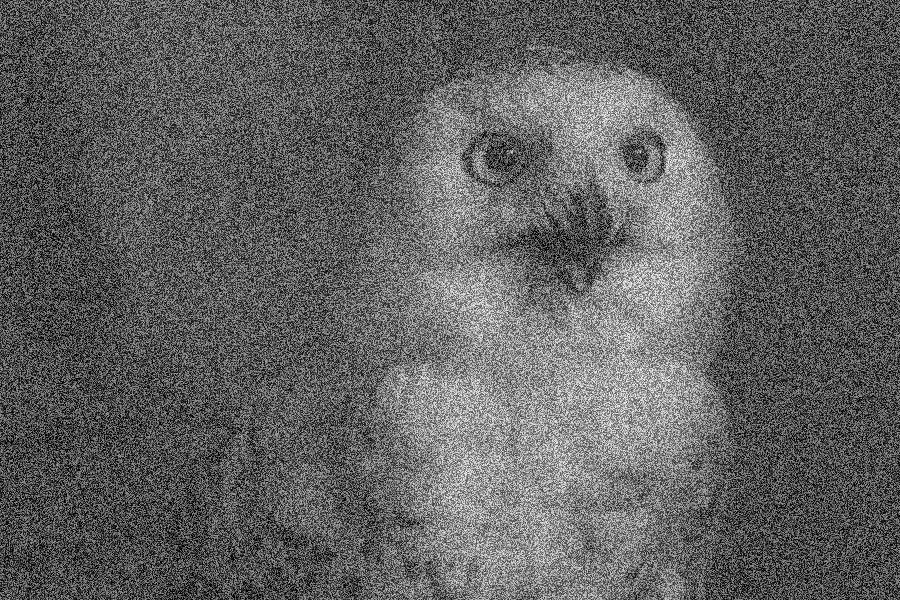
#> input picture Project/G30/G30.jpg, 900 x 600 px, found by its file name
$ python main.py
#> lines starting #> are read from the running program, lines starting #| are printed output that depends on the picture; after the words box and inside, x2 and y2 are one past the last pixel; in counts of white or black regions, pixels touching at a corner belong together
import numpy as np
import cv2
import matplotlib.pyplot as plt


name = "./G30.jpg"

# [11 lines of commented-out code are left out]


img = cv2.imread(name)
#> img is the input picture: shape (600, 900, 3); min 0, max 255, mean 96.9
cv2.imshow("orginal", img)
img = cv2.GaussianBlur(img,(23, 23),0)
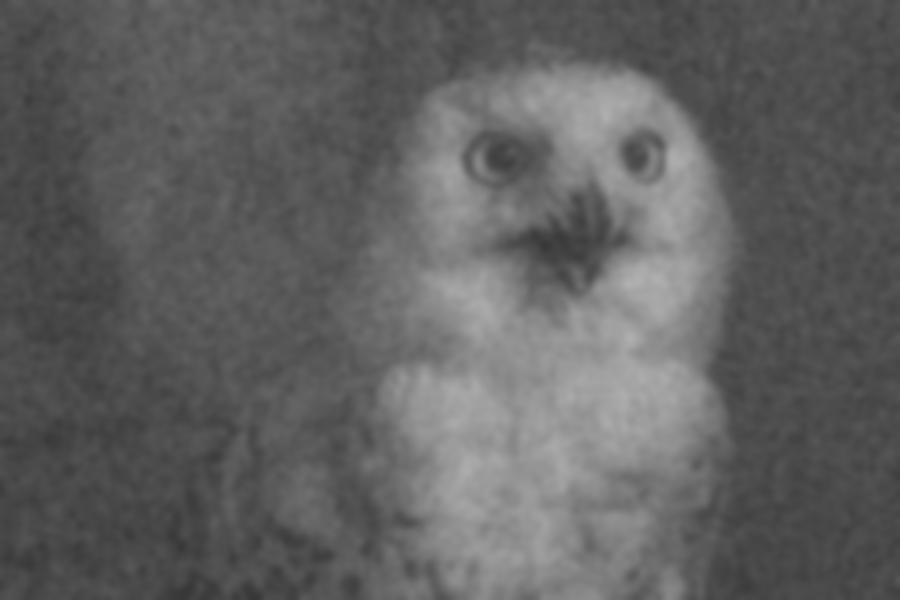
#> img: shape (600, 900, 3); min 54, max 176, mean 96.9
cv2.imshow("orginalGB", img)
cv2.imwrite("./GB_23_15_25.png", img)
img = cv2.Canny(img, 15, 25, L2gradient=True)
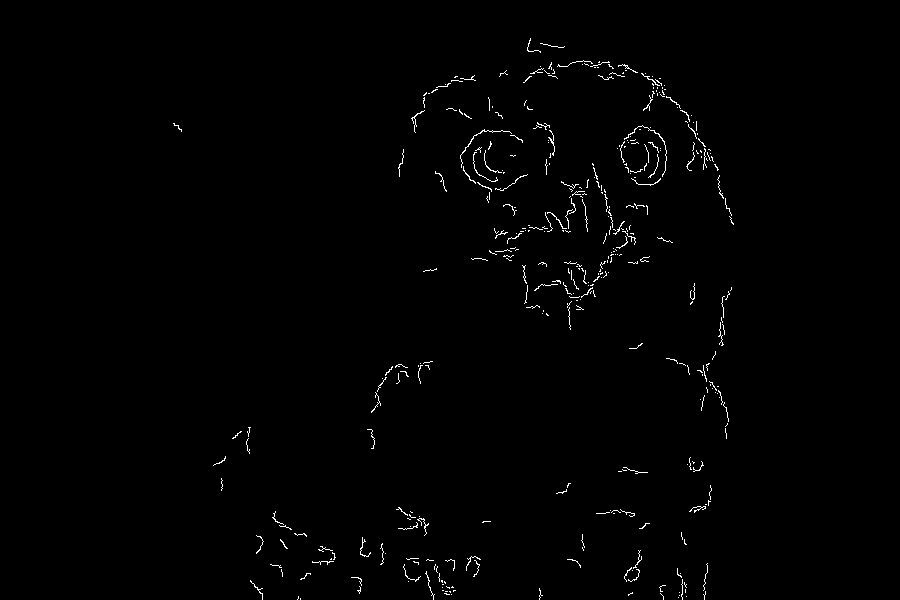
#> img: shape (600, 900); 0.85% white in thin lines or dots, all inside (x1, y1, x2, y2) = (173, 38, 734, 600)
cv2.imshow("canny", img)
cv2.imwrite("./GB_23_15_25.jpg", img)


# [8 lines of commented-out code are left out]
cv2.waitKey(0)
